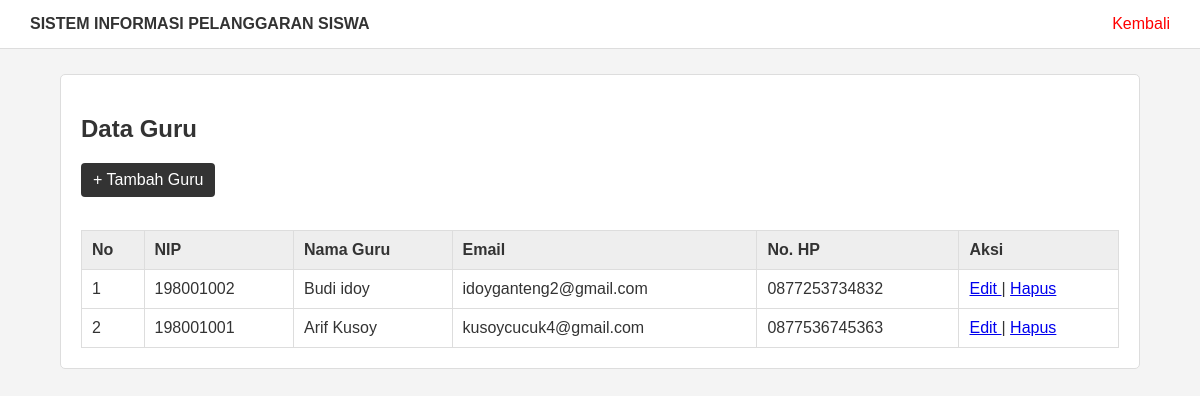
The app's page /guru.php (signed in) with its own data.
### tables this page shows
CREATE TABLE `guru` (
  `id` int(11) NOT NULL,
  `nip` varchar(30) NOT NULL,
  `nama` varchar(150) NOT NULL,
  `jenis_kelamin` char(1) DEFAULT NULL,
  `mata_pelajaran` varchar(100) DEFAULT NULL,
  `email` varchar(100) DEFAULT NULL,
  `no_hp` varchar(20) DEFAULT NULL,
  `alamat` text DEFAULT NULL,
  `status_aktif` tinyint(1) DEFAULT 1,
  `dibuat_pada` timestamp NOT NULL DEFAULT current_timestamp(),
  `diperbarui_pada` timestamp NOT NULL DEFAULT current_timestamp() ON UPDATE current_timestamp()
);

### guru.php (the view, shortened to what this page needs)
<?php
include "database.php";
$query = mysqli_query($koneksi, "
    SELECT *
    FROM guru
    ORDER BY id DESC
");
?>
<!DOCTYPE html>
<html>
<head>
    <link rel="stylesheet" href="style.css">
</head>
<body>
<div class="header">
    <b>SISTEM INFORMASI PELANGGARAN SISWA</b>
    <a href="dashboard.php">
        Kembali
    </a>
</div>
<div class="container">
    <div class="box">
        <h2>Data Guru</h2>
        <a href="tambah_guru.php" class="btn-tambah">
            + Tambah Guru
        </a>
        <br><br>
        <table>
            <tr>
                <th>No</th>
                <th>NIP</th>
                <th>Nama Guru</th>
                <th>Email</th>
                <th>No. HP</th>
                <th>Aksi</th>
            </tr>
            <?php
            $no = 1;
            while ($data = mysqli_fetch_assoc($query)) {
            ?>
            <tr>
                <td>
                    <?= $no++; ?>
                </td>
                <td>
                    <?= htmlspecialchars($data['nip'] ?? '-'); ?>
                </td>
                <td>
                    <?= htmlspecialchars($data['nama']); ?>
                </td>
                <td>
                    <?= htmlspecialchars($data['email'] ?? '-'); ?>
                </td>
                <td>
                    <?= htmlspecialchars($data['no_hp'] ?? '-'); ?>
                </td>
                <td>
                    <a href="edit_guru.php?id=<?= $data['id']; ?>">
                        Edit
                    </a>
                    |
                    <a
                        href="hapus_guru.php?id=<?= $data['id']; ?>"
                        onclick="return confirm('Yakin ingin menghapus guru ini?');"
                    >
                        Hapus
                    </a>
                </td>
            </tr>
            <?php
            }
            ?>
        </table>
    </div>
</div>
</body>
</html>

### style.css (style rules this page uses)
* { box-sizing: border-box; }
body { margin: 0; font-family: Arial, sans-serif; background: #f4f4f4; color: #333; }
.header { background: white; border-bottom: 1px solid #ddd; padding: 15px 30px; }
.header a { float: right; color: red; text-decoration: none; }
.container { width: 90%; max-width: 1100px; margin: 25px auto; }
.box { background: white; border: 1px solid #ddd; border-radius: 5px; padding: 20px; margin-bottom: 20px; }
table { width: 100%; border-collapse: collapse; background: white; }
table th, table td { border: 1px solid #ddd; padding: 10px; text-align: left; }
table th { background: #eee; }
.btn-tambah { display: inline-block; padding: 8px 12px; background: #333; color: white; text-decoration: none; border-radius: 4px; margin-bottom: 15px; }

### records on screen
guru: nip "198001002", nama "Budi idoy", email "idoyganteng2@gmail.com", no_hp "0877253734832"
guru: nip "198001001", nama "Arif Kusoy", email "kusoycucuk4@gmail.com", no_hp "0877536745363"
